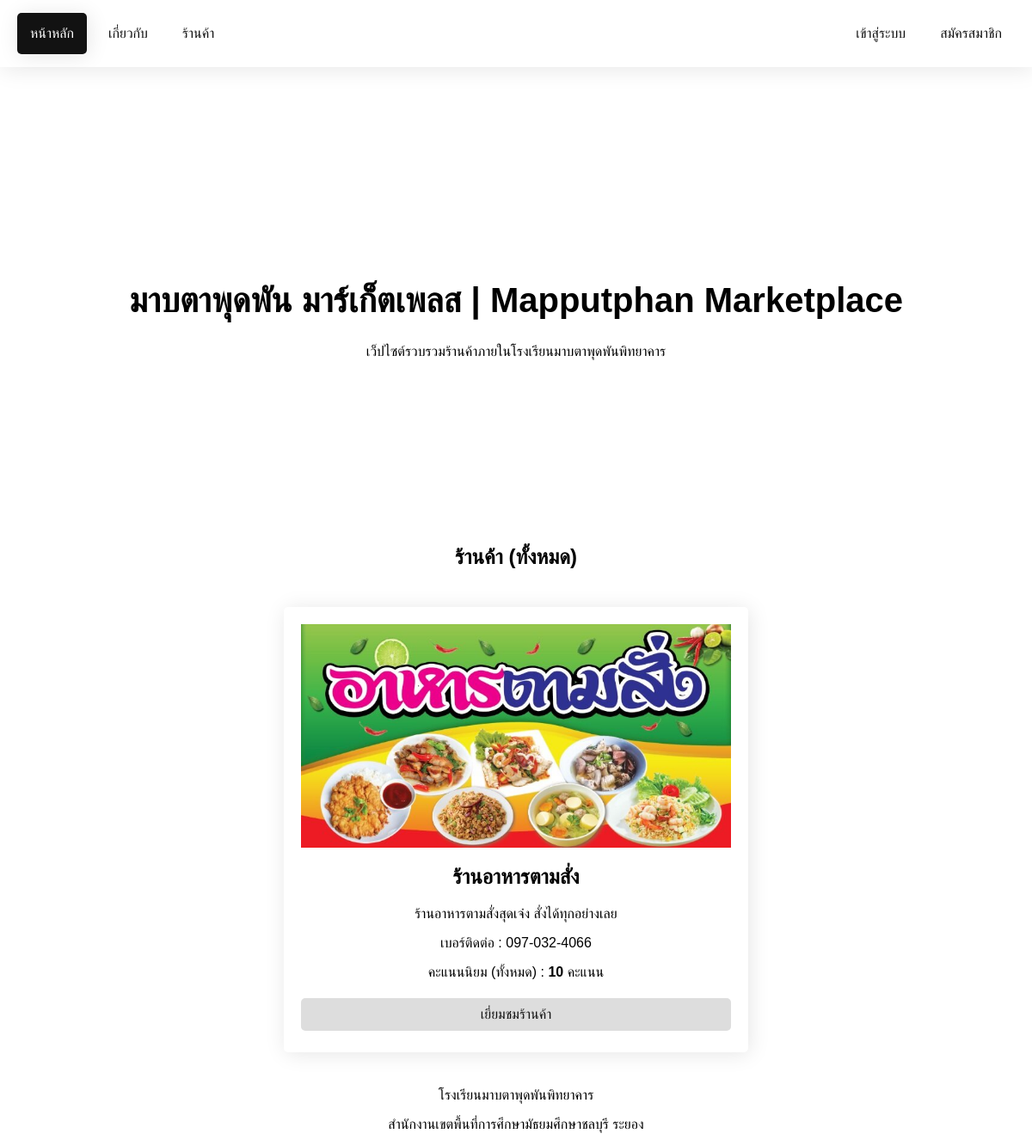
The page / on the database its author committed.
### tables this page shows
CREATE TABLE `market_list` (
  `market_id` int(11) NOT NULL,
  `market_img` text NOT NULL,
  `market_name` text NOT NULL,
  `market_content` mediumtext NOT NULL,
  `market_contact` text NOT NULL,
  `owner` text NOT NULL,
  `market_point` int(11) NOT NULL
);

### index.php (the view, shortened to what this page needs)
<?php
    include('db/server.php');
    $show_market = "SELECT * FROM market_list";
    $show_market_query = mysqli_query($conn, $show_market);
    $show_market_result = mysqli_fetch_all($show_market_query, MYSQLI_ASSOC);
?>
<!DOCTYPE html>
<html lang="th">
<head>
    <link rel="stylesheet" href="index-style.css">
    <link rel="stylesheet" href="nav.css">
</head>
<body>
    <nav>
        <div class="nav-content nav-left">
            <a href="index.php" class="nav-link nav-link-active">หน้าหลัก</a>
            <a href="guide.php" class="nav-link">เกี่ยวกับ</a>
            <a href="index.php#marketplace" class="nav-link">ร้านค้า</a>
        </div>
        <div class="nav-content nav-right">
            <?php if (isset($_SESSION['username'])) : ?>
                <a href="profile.php" class="nav-link"><?php echo $_SESSION['username'] ?></a>
                <a href="?logout='1'" class="nav-link">ออกจากระบบ</a>
            <?php else : ?>
                <a href="login.php" class="nav-link">เข้าสู่ระบบ</a>
                <a href="register.php" class="nav-link">สมัครสมาชิก</a>
            <?php endif ?>
        </div>
    </nav>
    <header>
        <h1>มาบตาพุดพัน มาร์เก็ตเพลส | Mapputphan Marketplace</h1>
        <p>เว็ปไซต์รวบรวมร้านค้าภายในโรงเรียนมาบตาพุดพันพิทยาคาร</p>
    </header>
    <section id="marketplace">
       <h1>ร้านค้า (ทั้งหมด)</h1>
       <div class="container">
            <div class="box-container">
                <?php foreach ($show_market_result as $market) : ?>
                    <div class="box market-box">
                        <div class="img-box">
                            <img src="<?php echo $market['market_img'] ?>" alt="ภาพ <?php echo $market['market_name'] ?>">
                        </div>
                        <h2><?php echo $market['market_name'] ?></h2>
                        <p><?php echo $market['market_content'] ?></p>
                        <p>เบอร์ติดต่อ : <?php echo $market['market_contact'] ?></p>
                        <p>คะแนนนิยม (ทั้งหมด) : <b><?php echo $market['market_point'] ?></b> คะแนน</p>
                        <div class="box-button">
                            <a href="market.php?market_name=<?php echo $market['market_name'] ?>" class="btn default">เยี่ยมชมร้านค้า</a>
                        </div>
                    </div>
                <?php endforeach ?>
            </div>
       </div>
    </section>
    <footer>
        <p>โรงเรียนมาบตาพุดพันพิทยาคาร</p>
        <p>สำนักงานเขตพื้นที่การศึกษามัธยมศึกษาชลบุรี ระยอง</p>
    </footer>
</body>
</html>

### index-style.css (style rules this page uses)
header { text-align: center; padding: 15% 15px; margin-top: 120px; }
header h1 { font-size: 2.5rem; }
section { text-align: center; }
footer { text-align: center; }
.container { max-width: 1200px; margin: auto; }
.box { padding: 20px; box-shadow: 2px 2px 25px rgba(0,0,0,0.10); border-radius: 5px; }
.box-button { display: flex; flex-direction: column; }
.btn { padding: 10px; border-radius: 5px; outline: none; border: none; background-color: #ddd; color: #121212; transition: ease .2s; margin: 5px 0; box-sizing: border-box; width: 100%; text-decoration: none; }
.box-container { display: flex; justify-content: space-evenly; flex-wrap: wrap; }
.market-box { margin: 25px 0; width: 500px; }
.img-box { height: 260px; overflow: hidden; }
.img-box img { width: 100%; height: 100%; object-fit: cover; }

### nav.css (style rules this page uses)
* { font-family: 'Noto Sans Thai Looped', sans-serif; }
html, body { margin: 0; }
nav { display: flex; position: fixed; top: 0; left: 0; width: 100%; padding: 15px; box-shadow: 2px 2px 25px rgba(0,0,0,.10); box-sizing: border-box; background-color: #fff; }
.nav-content { display: flex; width: 100%; }
.nav-left { justify-content: left; }
.nav-right { justify-content: right; }
.nav-link { text-decoration: none; padding: 15px; margin: 0 5px; text-align: center; color: #121212; transition: ease .2s; border-radius: 5px; }
.nav-link-active { background-color: #121212; color: #fff; box-shadow: 2px 2px 25px rgba(0,0,0,.10); }

### rows shown on the page
market_list: market_img+market_name (picture), market_name "ร้านอาหารตามสั่ง", market_content "ร้านอาหารตามสั่งสุดเจ๋ง สั่งได้ทุกอย่างเลย", market_contact "097-032-4066", market_point "10"
